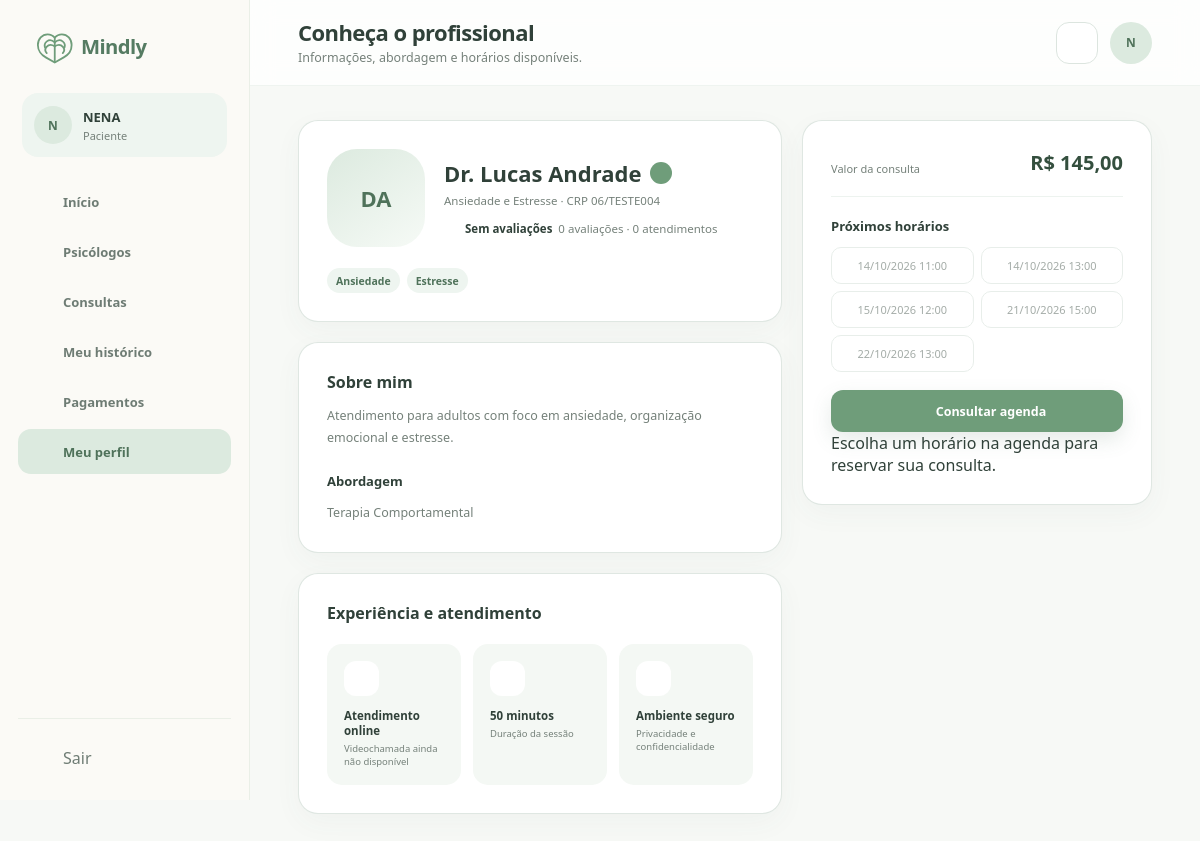
The app's page /view/perfilPsicologo.php?psicologo_id=90 (signed in) with its own data.
### tables this page shows
CREATE TABLE `usuarios` (
  `id` bigint(20) UNSIGNED NOT NULL,
  `nome` varchar(150) NOT NULL,
  `email` varchar(190) NOT NULL,
  `senha_hash` varchar(255) NOT NULL,
  `papel` enum('paciente','psicologo','admin') NOT NULL,
  `telefone` varchar(20) DEFAULT NULL,
  `avatar_url` varchar(500) DEFAULT NULL,
  `status` enum('pendente','ativo','suspenso','inativo') NOT NULL DEFAULT 'ativo',
  `email_verificado_em` datetime DEFAULT NULL,
  `ultimo_acesso_em` datetime DEFAULT NULL,
  `criado_em` timestamp NOT NULL DEFAULT current_timestamp(),
  `atualizado_em` timestamp NOT NULL DEFAULT current_timestamp() ON UPDATE current_timestamp()
);

CREATE TABLE `psicologos` (
  `usuario_id` bigint(20) UNSIGNED NOT NULL,
  `crp` varchar(24) NOT NULL,
  `nome_profissional` varchar(150) DEFAULT NULL,
  `area_atuacao` varchar(150) DEFAULT NULL,
  `biografia` text DEFAULT NULL,
  `abordagem` text DEFAULT NULL,
  `valor_consulta` decimal(10,2) NOT NULL DEFAULT 0.00,
  `duracao_padrao_minutos` smallint(5) UNSIGNED NOT NULL DEFAULT 50,
  `status_verificacao` enum('pendente','aprovado','rejeitado') NOT NULL DEFAULT 'pendente',
  `verificado_em` datetime DEFAULT NULL,
  `criado_em` timestamp NOT NULL DEFAULT current_timestamp(),
  `atualizado_em` timestamp NOT NULL DEFAULT current_timestamp() ON UPDATE current_timestamp()
);

CREATE TABLE `horarios_agenda` (
  `id` bigint(20) UNSIGNED NOT NULL,
  `psicologo_id` bigint(20) UNSIGNED NOT NULL,
  `inicio_em` datetime NOT NULL,
  `fim_em` datetime NOT NULL,
  `status` enum('livre','reservado','bloqueado') NOT NULL DEFAULT 'livre',
  `criado_em` timestamp NOT NULL DEFAULT current_timestamp(),
  `atualizado_em` timestamp NOT NULL DEFAULT current_timestamp() ON UPDATE current_timestamp()
);

### model/Database.php (called while the page is built, shortened)
<?php
function config(): array
{
    static $config;
    if ($config === null) {
        $config = require __DIR__ . '/../config.example.php';
    }
    return $config;
}
function db(): PDO
{
    static $pdo;
    if (!$pdo) {
        $c = config();
        $pdo = new PDO("mysql:host={$c['db_host']};port={$c['db_port']};dbname=mindly;charset=utf8mb4", $c['db_user'], $c['db_password'], [PDO::ATTR_ERRMODE => PDO::ERRMODE_EXCEPTION, PDO::ATTR_DEFAULT_FETCH_MODE => PDO::FETCH_ASSOC, PDO::ATTR_EMULATE_PREPARES => false]);
        $pdo->exec("SET time_zone = '+00:00'");
    }
    return $pdo;
}
function query(string $sql, array $params = []): PDOStatement
{
    $stmt = db()->prepare($sql);
    $stmt->execute($params);
    return $stmt;
}
function accountById($id)
{
    return query('SELECT u.*, p.status_verificacao FROM usuarios u LEFT JOIN psicologos p ON p.usuario_id=u.id WHERE u.id=?', [$id])->fetch();
}

### controller/Auth.php (called while the page is built, shortened)
<?php
require_once __DIR__ . '/../model/Database.php';
function e($value): string
{
    return htmlspecialchars((string) $value, ENT_QUOTES | ENT_SUBSTITUTE, 'UTF-8');
}
function accountProblem(array $user): ?string
{
    return null;
}
function requireRole(string $role): array
{
    try {
        $user = accountById($_SESSION['user_id']);
    } catch (Throwable $ex) {
        http_response_code(503);
        exit('Serviço temporariamente indisponível.');
    }
    return $user;
}

### controller/DadosController.php (called while the page is built, shortened)
<?php
require_once __DIR__ . '/../model/MindlyData.php';
function requestText(string $key): string
{
    return isset($_GET[$key]) && is_string($_GET[$key]) ? mb_substr(trim($_GET[$key]), 0, 190) : '';
}
function requestId(string $key): ?int
{
    $value = filter_var($_GET[$key], FILTER_VALIDATE_INT, ['options' => ['min_range' => 1]]);
    return $value;
}
function mindlyTime(?string $date = null): DateTimeImmutable
{
    return (new DateTimeImmutable($date ?: 'now', new DateTimeZone('UTC')))->setTimezone(new DateTimeZone('America/Sao_Paulo'));
}
function pageData(string $page, array $user): array
{
    $model = new MindlyData($user);
    $d = ['notificacoes' => $model->notifications(), 'consulta' => null, 'profissional' => null, 'horarios' => [], 'busca' => requestText('q')];
    switch ($page) {
        case 'perfilPsicologo.php':
        case 'agendarConsulta.php':
            $id = $page === 'perfilPsicologo.php' && $user['papel'] === 'psicologo' ? (int) $user['id'] : requestId('psicologo_id');
            if ($id !== null) {
                $d['profissional'] = $model->professional($id, $user['papel'] === 'psicologo');
                $d['horarios'] = $model->slots($id);
            }
            break;
    }
    $d['anterior'] = $_SESSION['operacao_anterior'] ?? [];
    return $d;
}
function loadPageData(string $page, array $user): array
{
    try {
        return pageData($page, $user);
    } catch (Throwable $error) {
        error_log('Mindly: falha ao consultar dados da página (' . get_class($error) . ').');
        http_response_code(503);
        exit('Não foi possível carregar os dados. Tente novamente mais tarde.');
    }
}

### model/MindlyData.php (called while the page is built, shortened)
<?php
require_once __DIR__ . '/Database.php';
final class MindlyData
{
    private int $id;
    private string $role;
    public function __construct(array $user)
    {
        $this->id = (int) $user['id'];
        $this->role = $user['papel'];
    }
    private function professionalSelect(): string
    {
        return "SELECT p.usuario_id,u.avatar_url,p.crp,p.area_atuacao,p.biografia,p.abordagem,p.valor_consulta,p.duracao_padrao_minutos,p.status_verificacao,
            COALESCE(NULLIF(p.nome_profissional,''),u.nome) nome_profissional,
            (SELECT GROUP_CONCAT(e.nome ORDER BY e.nome SEPARATOR ', ') FROM psicologo_especialidades pe JOIN especialidades e ON e.id=pe.especialidade_id WHERE pe.psicologo_id=p.usuario_id) especialidades,
            (SELECT AVG(a.nota) FROM avaliacoes a JOIN consultas ac ON ac.id=a.consulta_id AND ac.psicologo_id=a.psicologo_id AND ac.paciente_id=a.paciente_id WHERE a.psicologo_id=p.usuario_id AND a.publicada=1 AND ac.status='concluida') nota,
            (SELECT COUNT(*) FROM avaliacoes a JOIN consultas ac ON ac.id=a.consulta_id AND ac.psicologo_id=a.psicologo_id AND ac.paciente_id=a.paciente_id WHERE a.psicologo_id=p.usuario_id AND a.publicada=1 AND ac.status='concluida') avaliacoes,
            (SELECT COUNT(*) FROM consultas pc WHERE pc.psicologo_id=p.usuario_id AND pc.status='concluida') atendimentos
            FROM psicologos p JOIN usuarios u ON u.id=p.usuario_id";
    }
    public function professional(int $id, bool $own = false): ?array
    {
        $where = $own ? '' : " AND p.status_verificacao='aprovado' AND u.status='ativo'";
        return query($this->professionalSelect() . " WHERE p.usuario_id=?$where", [$id])->fetch() ?: null;
    }
    public function slots(int $professional, ?int $limit = null, ?int $excludeConsultation = null): array
    {
        $params = [$professional];
        $patientConflict = '';
        if ($this->role === 'paciente') {
            $patientConflict = " AND NOT EXISTS (SELECT 1 FROM consultas pc JOIN horarios_agenda ph ON ph.id=pc.horario_id WHERE pc.paciente_id=? AND pc.id<>? AND pc.status<>'cancelada' AND ph.inicio_em<h.fim_em AND ph.fim_em>h.inicio_em)";
            array_push($params, $this->id, $excludeConsultation ?? 0);
        }
        return query("SELECT h.id,h.inicio_em,h.fim_em FROM horarios_agenda h
            JOIN psicologos p ON p.usuario_id=h.psicologo_id JOIN usuarios u ON u.id=p.usuario_id
            WHERE h.psicologo_id=? AND h.status='livre' AND h.inicio_em>UTC_TIMESTAMP()
            AND p.status_verificacao='aprovado' AND u.status='ativo'
            AND NOT EXISTS (SELECT 1 FROM bloqueios_agenda b WHERE b.psicologo_id=h.psicologo_id AND b.inicio_em<h.fim_em AND b.fim_em>h.inicio_em)
            AND NOT EXISTS (SELECT 1 FROM consultas c JOIN horarios_agenda ch ON ch.id=c.horario_id WHERE c.psicologo_id=h.psicologo_id AND c.status<>'cancelada' AND ch.inicio_em<h.fim_em AND ch.fim_em>h.inicio_em)
            $patientConflict ORDER BY h.inicio_em" . ($limit === null ? '' : ' LIMIT ' . max(1, min(100, $limit))), $params)->fetchAll();
    }
    public function notifications(): array
    {
        return query('SELECT id,titulo,mensagem,criado_em FROM notificacoes WHERE usuario_id=? AND lida_em IS NULL ORDER BY criado_em DESC,id DESC', [$this->id])->fetchAll();
    }
}

### view/perfilPsicologo.php (the view, shortened to what this page needs)
<?php require_once __DIR__ . '/../controller/Auth.php';
$currentUser = isset($_GET['preview']) && $_GET['preview'] === '1' ? requireRole('psicologo') : requireRole('paciente'); ?>
<?php require_once __DIR__ . '/../controller/DadosController.php';
$d = loadPageData(basename(__FILE__), $currentUser);
require_once __DIR__ . '/componentes/componentes.php';
require_once __DIR__ . '/componentes/dados.php'; ?>
<!DOCTYPE html>
<html lang="pt-BR">
<head>
    <link rel="stylesheet" href="../css/componentes.css">
    <link rel="stylesheet" href="../css/perfilPsicologo.css">
</head>
<body>
    <?php abrirLayout($currentUser['papel'], 'perfil', 'Conheça o profissional', 'Informações, abordagem e horários disponíveis.', $currentUser['nome']); ?>
    <div class="perfil-grid">
        <div class="coluna-principal">
            <article class="cartao hero-perfil"><?php if ($p = $d['profissional']): ?>
                    <div class="identidade"><?php avatar($p, 'avatar-foto foto-xl'); ?>
                        <div>
                            <div class="nome-verificado">
                                <h2><?= e($p['nome_profissional']) ?></h2><span class="verificado"
                                    title="Cadastro aprovado"><?= icon('check') ?></span>
                            </div>
                            <p><?= e($p['area_atuacao'] ?? 'Área não informada') ?> · CRP <?= e($p['crp']) ?></p>
                            <div class="avaliacao">
                                <?= icon('star') ?><strong><?= rating($p) ?></strong><span><?= (int) $p['avaliacoes'] ?>
                                    avaliações · <?= (int) $p['atendimentos'] ?> atendimentos</span>
                            </div>
                        </div>
                    </div>
                    <div class="tags"><?php professionalTags($p); ?></div>
                <?php else:
                emptyState('Selecione um profissional na busca para visualizar seu perfil.'); ?><a
                        href="buscarPsicologos.php" class="botao botao-principal">Buscar psicólogos</a><?php endif; ?>
            </article>
            <article class="cartao sobre">
                <h2>Sobre mim</h2>
                <p><?= nl2br(e($p['biografia'] ?? 'Nenhuma biografia disponível.')) ?></p>
                <h3>Abordagem</h3>
                <p><?= nl2br(e($p['abordagem'] ?? 'Nenhuma abordagem informada.')) ?></p>
            </article>
            <article class="cartao experiencia">
                <h2>Experiência e atendimento</h2>
                <div class="itens">
                    <div><span class="icone-redonda"><?= icon('video') ?></span><strong>Atendimento
                            online</strong><small>Videochamada ainda não disponível</small></div>
                    <div><span
                            class="icone-redonda"><?= icon('clock') ?></span><strong><?= isset($p['duracao_padrao_minutos']) ? (int) $p['duracao_padrao_minutos'] . ' minutos' : '—' ?></strong><small>Duração
                            da sessão</small></div>
                    <div><span class="icone-redonda"><?= icon('shield') ?></span><strong>Ambiente
                            seguro</strong><small>Privacidade e confidencialidade</small></div>
                </div>
            </article>
        </div>
        <aside class="cartao agendamento-lateral">
            <div class="preco"><span>Valor da
                    consulta</span><strong><?= isset($p['valor_consulta']) ? money($p['valor_consulta']) : '—' ?></strong>
            </div>
            <div class="linha-divisoria"></div>
            <h3>Próximos horários</h3>
            <div class="horarios"><?php foreach (array_slice($d['horarios'], 0, 12) as $h): ?><button
                        disabled><?= dateLabel($h['inicio_em']) ?></button><?php endforeach;
                emptyState('Nenhum horário disponível cadastrado.'); ?>
            </div><?php if ($p && $currentUser['papel'] === 'paciente'): ?><a class="botao botao-principal agendar"
                    href="<?= e(publicLink('agendarConsulta.php', $p['usuario_id'])) ?>"><?= icon('calendar') ?> Consultar
                    agenda</a><?php endif; ?>
            <p>Escolha um horário na agenda para reservar sua consulta.</p>
        </aside>
    </div>
    <?php fecharLayout(); ?>
</body>
</html>

### view/componentes/componentes.php (shortened to what this page needs)
<?php
function icon($name, $class = '')
{
    $svg = $icons[$name] ?? $icons['home'];
    return '<svg class="icone ' . $class . '" viewBox="0 0 24 24" aria-hidden="true">' . $svg . '</svg>';
}
function navItems($perfil)
{
    if ($perfil === 'paciente')
        return [
            ['dashboardPaciente.php', 'home', 'Início', 'inicio'],
            ['buscarPsicologos.php', 'search', 'Psicólogos', 'psicologos'],
            ['minhasConsultas.php', 'calendar', 'Consultas', 'consultas'],
            ['prontuarioPaciente.php', 'file', 'Meu histórico', 'historico'],
            ['pagamentosPaciente.php', 'wallet', 'Pagamentos', 'pagamentos'],
            ['perfilPaciente.php', 'user', 'Meu perfil', 'perfil'],
        ];
    return [
        ['dashboardAdmin.php', 'home', 'Visão geral', 'inicio'],
        ['usuariosAdmin.php', 'users', 'Usuários', 'usuarios'],
        ['atendimentosAdmin.php', 'video', 'Atendimentos', 'atendimentos'],
        ['relatoriosAdmin.php', 'chart', 'Relatórios', 'relatorios'],
    ];
}
function abrirLayout($perfil, $ativo, $titulo, $subtitulo, $nome)
{
    global $currentUser, $d;
    $nome = e($currentUser['nome']);
    $perfilLabel = $perfil === 'paciente' ? 'Paciente' : ($perfil === 'psicologo' ? 'Psicólogo(a)' : 'Administrador');
    $iniciais = e(mb_strtoupper(mb_substr($currentUser['nome'], 0, 1)));
    echo '<div class="app">';
    echo '<aside class="sidebar">';
    echo '<a class="sidebar-logo" href="home.php"><img src="../img/logo-mindly.svg" alt="Mindly"></a>';
    echo '<div class="perfil-lateral"><span class="avatar avatar-pequeno">' . $iniciais . '</span><div><strong>' . $nome . '</strong><span>' . $perfilLabel . '</span></div></div>';
    echo '<nav class="menu-lateral">';
    foreach (navItems($perfil) as $item) {
        [$href, $ico, $label, $key] = $item;
        $classe = $key === $ativo ? 'item-menu ativo' : 'item-menu';
        echo '<a class="' . $classe . '" href="' . $href . '">' . icon($ico) . '<span>' . $label . '</span></a>';
    }
    echo '</nav>';
    echo '<div class="sidebar-rodape"><form method="post" action="../processamento/auth.php">' . csrfField() . '<input type="hidden" name="acao" value="logout"><button class="item-menu" style="border:0;background:transparent;width:100%;cursor:pointer;font:inherit" type="submit">' . icon('logout') . '<span>Sair</span></button></form></div>';
    echo '</aside>';
    echo '<main class="area-app">';
    echo '<header class="topbar"><div class="titulo-topbar"><h1>' . $titulo . '</h1><p>' . $subtitulo . '</p></div><div class="acoes-topbar"><details class="notificacoes"><summary class="botao-icone" aria-label="Notificações">' . icon('bell');
    echo '</summary><div class="painel-notificacoes"><h2>Notificações</h2>';
    echo '</div></details><span class="avatar">' . $iniciais . '</span></div></header>';
    echo '<section class="conteudo-app">';
}
function fecharLayout()
{
    echo '</section></main></div>';
}
?>

### records on screen
usuarios: nome "N", nome "NENA", papel "Paciente"
psicologos: area_atuacao "Ansiedade e Estresse", crp "06/TESTE004", biografia "Atendimento para adultos com foco em ansiedade, organização emocional e estresse.", abordagem "Terapia Comportamental", duracao_padrao_minutos "50", valor_consulta "R$ 145,00"
horarios_agenda: inicio_em "14/10/2026 11:00"
horarios_agenda: inicio_em "14/10/2026 13:00"
horarios_agenda: inicio_em "15/10/2026 12:00"
horarios_agenda: inicio_em "21/10/2026 15:00"
horarios_agenda: inicio_em "22/10/2026 13:00"

### other values on screen
$label "Início"
$label "Psicólogos"
$label "Consultas"
$label "Meu histórico"
$label "Pagamentos"
$label "Meu perfil"
$titulo "Conheça o profissional"
$subtitulo "Informações, abordagem e horários disponíveis."
initials($name) "DA"
$p['nome_profissional'] "Dr. Lucas Andrade"
rating($p) "Sem avaliações"
$p['avaliacoes'] "0"
$p['atendimentos'] "0"
$tag "Ansiedade"
$tag "Estresse"
